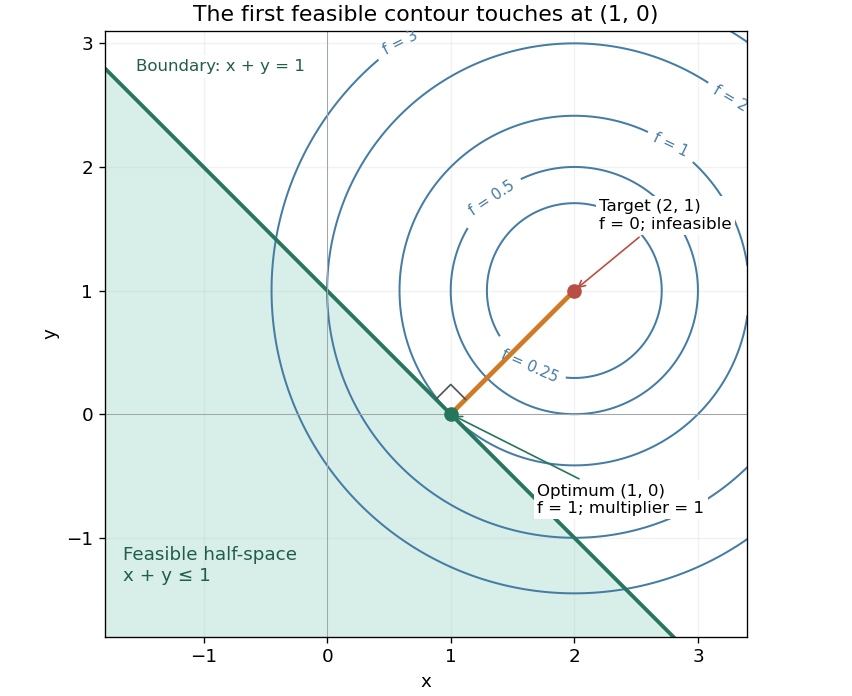

The Python source for this figure:
"""Draw the half-space projection example; save basename.png to cwd.

Tested with Python 3.14.4, NumPy 2.3.5, Matplotlib 3.10.7.
Run from _media: MPLCONFIGDIR=/tmp/convex-mpl python3 ../convex-projection-optimization.py
"""

from pathlib import Path

import matplotlib

matplotlib.use("Agg")
import matplotlib.pyplot as plt
import numpy as np


def main():
    a = np.array([2.0, 1.0])
    normal = np.ones(2)
    multiplier = (normal @ a - 1) / (normal @ normal)
    optimum = a - multiplier * normal
    objective = 0.5 * np.sum((optimum - a) ** 2)
    assert np.allclose(optimum, [1, 0])
    assert multiplier == 1 and objective == 1
    assert np.isclose(normal @ optimum, 1)
    assert np.allclose(optimum - a + multiplier * normal, 0)
    # Check the exact square-completion certificate on a grid, including
    # points on both sides of the constraint boundary.
    grid = np.linspace(-2.0, 3.4, 351)
    x, y = np.meshgrid(grid, grid)
    f = 0.5 * ((x - a[0]) ** 2 + (y - a[1]) ** 2)
    g = x + y - 1
    certificate = 1 + 0.5 * ((x - 1) ** 2 + y ** 2)
    assert np.allclose(f + multiplier * g, certificate)
    assert np.all(f[g <= 0] >= 1 - 1e-12)

    plt.rcParams.update({"font.size": 11})
    fig, ax = plt.subplots(figsize=(7.1, 5.8), layout="constrained", facecolor="white")
    ax.fill_between(grid, -2, 1 - grid, color="#d8eee8", alpha=1)
    contours = ax.contour(x, y, f, levels=[0.25, 0.5, 1, 2, 3],
                          colors="#447ca5", linewidths=1.2)
    ax.clabel(contours, inline=True, fmt="f = %g", fontsize=9)
    ax.plot(grid, 1 - grid, color="#26765c", lw=2.3)
    ax.plot([optimum[0], a[0]], [optimum[1], a[1]],
            color="#d17a24", lw=2.8)
    ax.scatter(*a, color="#b94f42", s=60, zorder=5)
    ax.scatter(*optimum, color="#26765c", s=60, zorder=5)
    ax.annotate("Target (2, 1)\nf = 0; infeasible", a, xytext=(2.2, 1.5),
                fontsize=10, bbox={"facecolor": "white", "edgecolor": "none", "pad": 2},
                arrowprops={"arrowstyle": "->", "color": "#b94f42"})
    ax.annotate("Optimum (1, 0)\nf = 1; multiplier = 1", optimum,
                xytext=(1.7, -0.8), fontsize=10,
                bbox={"facecolor": "white", "edgecolor": "none", "pad": 2},
                arrowprops={"arrowstyle": "->", "color": "#26765c"})
    ax.text(-1.65, -1.35, "Feasible half-space\nx + y ≤ 1", color="#205e49")
    ax.text(-1.55, 2.78, "Boundary: x + y = 1", color="#205e49", fontsize=10,
            bbox={"facecolor": "white", "edgecolor": "none", "pad": 2})
    # Mark orthogonality of the displacement to the boundary tangent.
    tangent = np.array([-1, 1]) / np.sqrt(2)
    outward = normal / np.sqrt(2)
    corner = np.array([optimum + 0.17 * tangent,
                       optimum + 0.17 * (tangent + outward),
                       optimum + 0.17 * outward])
    ax.plot(*corner.T, color="#4c5357", lw=1)
    ax.axhline(0, color="#a1a8ac", lw=0.6)
    ax.axvline(0, color="#a1a8ac", lw=0.6)
    ax.set(xlim=(-1.8, 3.4), ylim=(-1.8, 3.1), aspect="equal",
           xlabel="x", ylabel="y", title="The first feasible contour touches at (1, 0)")
    ax.grid(alpha=0.16)
    fig.savefig(Path.cwd() / (Path(__file__).stem + ".png"),
                dpi=120, facecolor="white", transparent=False)
    plt.close(fig)
    print(f"Projection {optimum.tolist()}, multiplier {multiplier:g}, objective {objective:g}")


if __name__ == "__main__":
    main()
